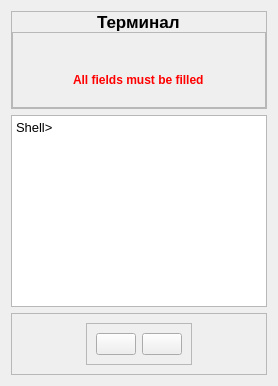
               <widget class="QWidget" name="pageShell">
                <layout class="QVBoxLayout" name="verticalLayout_2">
                 <item>
                  <widget class="QFrame" name="frame_13">
                   <property name="maximumSize">
                    <size>
                     <width>16777215</width>
                     <height>100</height>
                    </size>
                   </property>
                   <property name="frameShape">
                    <enum>QFrame::StyledPanel</enum>
                   </property>
                   <property name="frameShadow">
                    <enum>QFrame::Raised</enum>
                   </property>
                   <layout class="QVBoxLayout" name="verticalLayout_27">
                    <property name="spacing">
                     <number>0</number>
                    </property>
                    <property name="leftMargin">
                     <number>0</number>
                    </property>
                    <property name="topMargin">
                     <number>0</number>
                    </property>
                    <property name="rightMargin">
                     <number>0</number>
                    </property>
                    <property name="bottomMargin">
                     <number>0</number>
                    </property>
                    <item alignment="Qt::AlignHCenter|Qt::AlignVCenter">
                     <widget class="QLabel" name="label_17">
                      <property name="font">
                       <font>
                        <pointsize>13</pointsize>
                        <weight>75</weight>
                        <bold>true</bold>
                       </font>
                      </property>
                      <property name="text">
                       <string>Терминал</string>
                      </property>
                     </widget>
                    </item>
                    <item>
                     <widget class="QFrame" name="frame_9">
                      <property name="minimumSize">
                       <size>
                        <width>0</width>
                        <height>30</height>
                       </size>
                      </property>
                      <property name="frameShape">
                       <enum>QFrame::StyledPanel</enum>
                      </property>
                      <property name="frameShadow">
                       <enum>QFrame::Raised</enum>
                      </property>
                      <layout class="QVBoxLayout" name="verticalLayout_7">
                       <property name="spacing">
                        <number>0</number>
                       </property>
                       <property name="leftMargin">
                        <number>0</number>
                       </property>
                       <property name="topMargin">
                        <number>40</number>
                       </property>
                       <property name="rightMargin">
                        <number>0</number>
                       </property>
                       <property name="bottomMargin">
                        <number>20</number>
                       </property>
                       <item alignment="Qt::AlignHCenter">
                        <widget class="QLabel" name="labelErrorShell">
                         <property name="font">
                          <font>
                           <weight>75</weight>
                           <italic>false</italic>
                           <bold>true</bold>
                           <underline>false</underline>
                          </font>
                         </property>
                         <property name="styleSheet">
                          <string notr="true">color: red</string>
                         </property>
                         <property name="text">
                          <string>All fields must be filled</string>
                         </property>
                        </widget>
                       </item>
                      </layout>
                     </widget>
                    </item>
                   </layout>
                  </widget>
                 </item>
                 <item>
                  <widget class="QTextEdit" name="inputCommand">
                   <property name="html">
                    <string>&lt;!DOCTYPE HTML PUBLIC &quot;-//W3C//DTD HTML 4.0//EN&quot; &quot;http://www.w3.org/TR/REC-html40/strict.dtd&quot;&gt;
&lt;html&gt;&lt;head&gt;&lt;meta name=&quot;qrichtext&quot; content=&quot;1&quot; /&gt;&lt;style type=&quot;text/css&quot;&gt;
p, li { white-space: pre-wrap; }
&lt;/style&gt;&lt;/head&gt;&lt;body style=&quot; font-family:'MS Shell Dlg 2'; font-size:8.25pt; font-weight:400; font-style:normal;&quot;&gt;
&lt;p style=&quot; margin-top:0px; margin-bottom:0px; margin-left:0px; margin-right:0px; -qt-block-indent:0; text-indent:0px;&quot;&gt;&lt;span style=&quot; font-size:10pt;&quot;&gt;Shell&amp;gt;&lt;/span&gt;&lt;/p&gt;&lt;/body&gt;&lt;/html&gt;</string>
                   </property>
                  </widget>
                 </item>
                 <item alignment="Qt::AlignVCenter">
                  <widget class="QFrame" name="frame_15">
                   <property name="frameShape">
                    <enum>QFrame::StyledPanel</enum>
                   </property>
                   <property name="frameShadow">
                    <enum>QFrame::Raised</enum>
                   </property>
                   <layout class="QVBoxLayout" name="verticalLayout_4">
                    <item alignment="Qt::AlignHCenter|Qt::AlignVCenter">
                     <widget class="QFrame" name="frame_17">
                      <property name="frameShape">
                       <enum>QFrame::StyledPanel</enum>
                      </property>
                      <property name="frameShadow">
                       <enum>QFrame::Raised</enum>
                      </property>
                      <layout class="QHBoxLayout" name="horizontalLayout_9">
                       <item>
                        <widget class="QPushButton" name="executeBtn">
                         <property name="cursor">
                          <cursorShape>PointingHandCursor</cursorShape>
                         </property>
                         <property name="text">
                          <string/>
                         </property>
                         <property name="icon">
                          <iconset resource="../resources.qrc">
                           <normaloff>:/icons/zap.svg</normaloff>:/icons/zap.svg</iconset>
                         </property>
                         <property name="iconSize">
                          <size>
                           <width>24</width>
                           <height>24</height>
                          </size>
                         </property>
                        </widget>
                       </item>
                       <item>
                        <widget class="QPushButton" name="choiceRolePage">
                         <property name="cursor">
                          <cursorShape>PointingHandCursor</cursorShape>
                         </property>
                         <property name="text">
                          <string/>
                         </property>
                         <property name="icon">
                          <iconset resource="../resources.qrc">
                           <normaloff>:/icons/home.svg</normaloff>:/icons/home.svg</iconset>
                         </property>
                         <property name="iconSize">
                          <size>
                           <width>24</width>
                           <height>24</height>
                          </size>
                         </property>
                        </widget>
                       </item>
                      </layout>
                     </widget>
                    </item>
                   </layout>
                  </widget>
                 </item>
                </layout>
               </widget>
